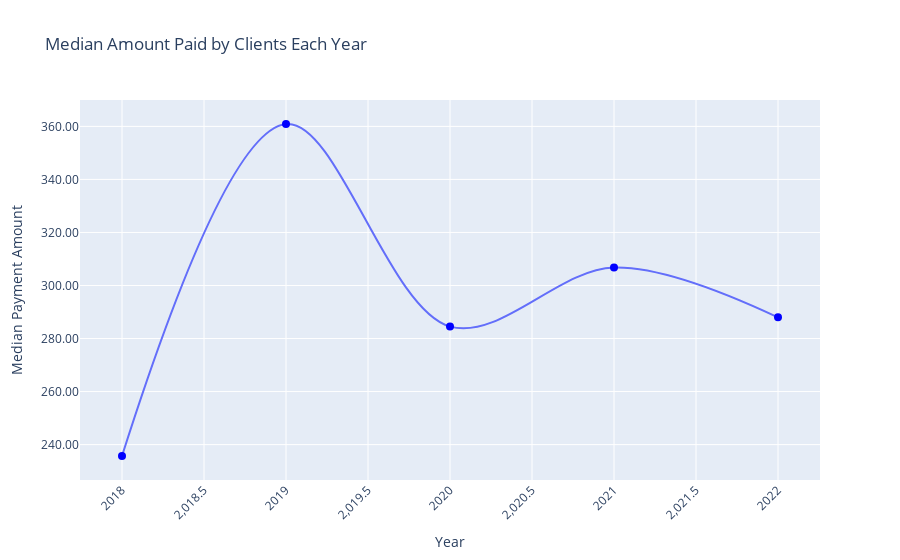

The cell this chart's notebook holds for it:
### Code cell
import plotly.express as px

# Create an interactive line chart
fig_median_payment = px.line(
    median_payments, x='payment_year', y='amount_paid', 
    markers=True, title='Median Amount Paid by Clients Each Year',
    labels={'payment_year': 'Year', 'amount_paid': 'Median Amount Paid'},
    line_shape='spline'
)

# Customize marker size and layout
fig_median_payment.update_traces(marker=dict(size=8, color='blue'))
fig_median_payment.update_layout(
    xaxis=dict(tickangle=-45),
    yaxis=dict(title='Median Payment Amount', tickformat='.2f')
)

fig_median_payment.show()
pio.write_html(fig, "Median Payment Amount.html")

### Figure 1 — Plotly figure (JSON) as saved in the notebook; plotly's stock layout.template omitted (floating-point values rounded to 4 significant figures)
{"data": [{"hovertemplate": "Year=%{x}<br>Median Amount Paid=%{y}<extra></extra>", "legendgroup": "", "line": {"color": "#636efa", "dash": "solid", "shape": "spline"}, "marker": {"color": "blue", "size": 8, "symbol": "circle"}, "mode": "markers+lines", "name": "", "orientation": "v", "showlegend": false, "type": "scatter", "x": [2018, 2019, 2020, 2021, 2022], "xaxis": "x", "y": [235.7, 360.9, 284.5, 306.8, 288], "yaxis": "y"}], "layout": {"legend": {"tracegroupgap": 0}, "title": {"text": "Median Amount Paid by Clients Each Year"}, "xaxis": {"anchor": "y", "domain": [0, 1], "tickangle": -45, "title": {"text": "Year"}}, "yaxis": {"anchor": "x", "domain": [0, 1], "tickformat": ".2f", "title": {"text": "Median Payment Amount"}}}}
